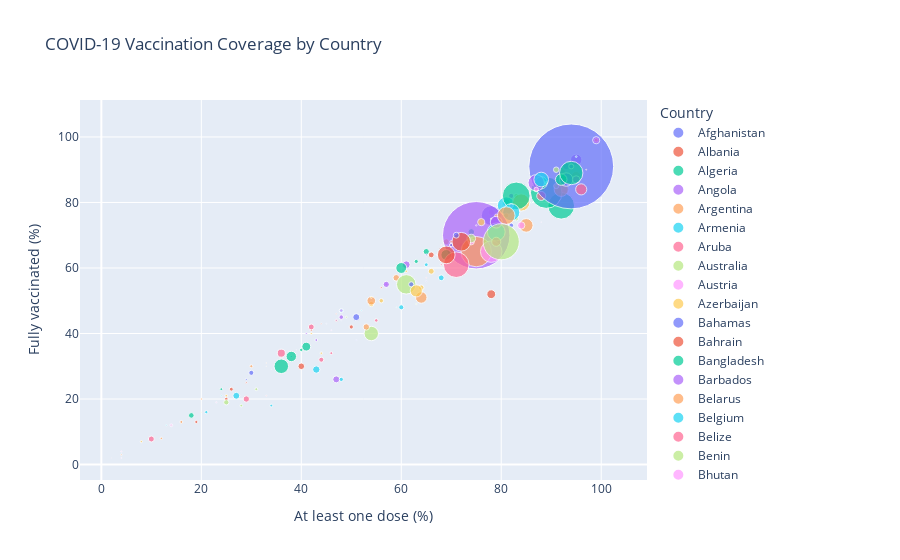

Notebook source saved alongside this figure:
### Code cell
fig = px.scatter(
    df1,
    x="% of population vaccinated",
    y="% of population fully vaccinated",
    size="Total doses administered",
    color="Country",  # or 'Region' if available
    hover_name="Country",
    size_max=60,
    title="COVID-19 Vaccination Coverage by Country",
    labels={
        "% of population vaccinated": "At least one dose (%)",
        "% of population fully vaccinated": "Fully vaccinated (%)"
    }
)

fig.show()

fig.write_image("bubble_chart.png")

display(Image("bubble_chart.png"))
